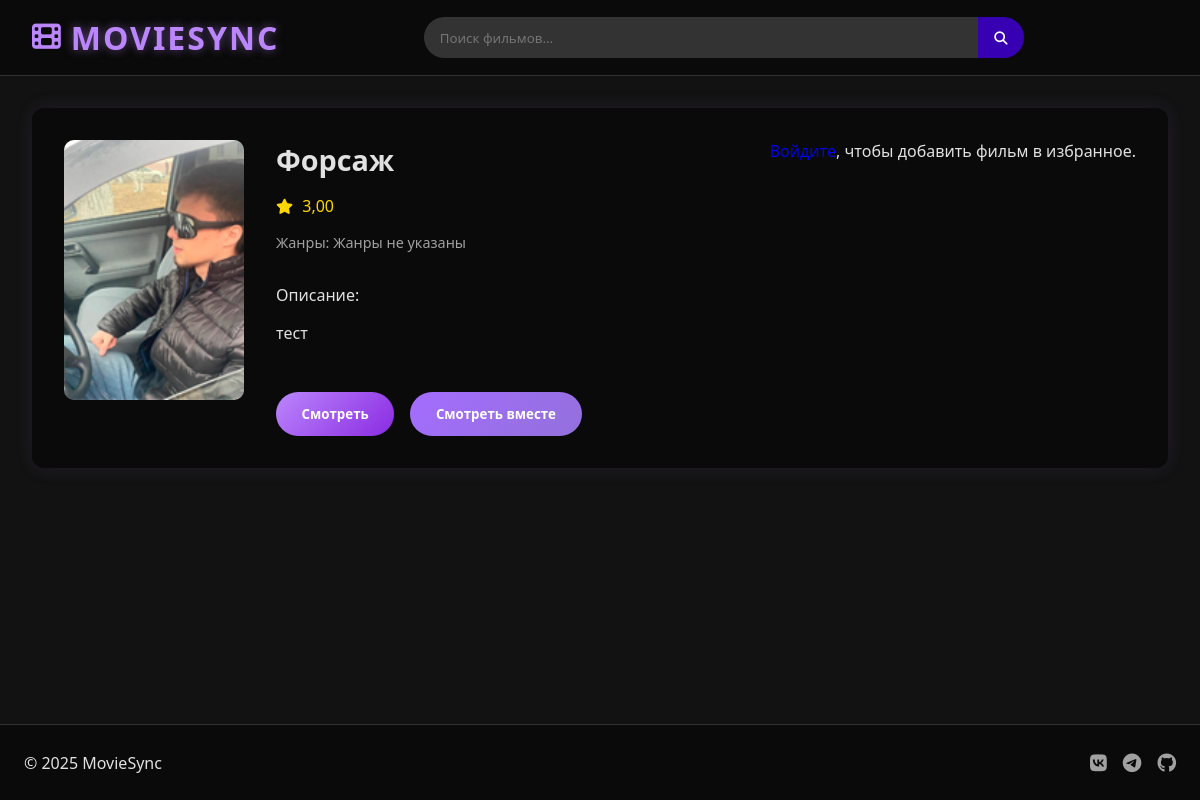
The page /4 on the database as committed earlier.
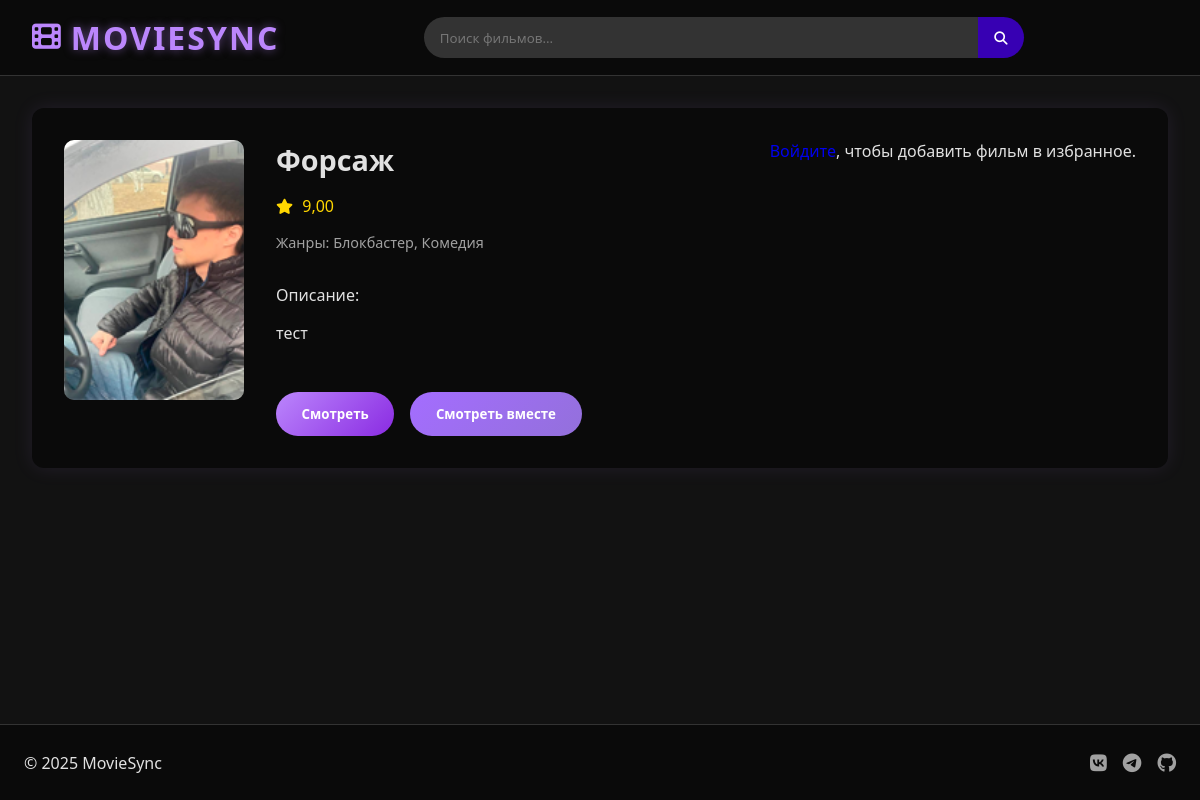
The same page on the database as committed later.
### main/models.py (models this page shows, shortened)
class Films(models.Model):
    title = models.CharField('Название фильма',max_length=150)
    description = models.CharField('Описание фильма', max_length=350)
    picture = models.ImageField(upload_to='')
    genres = models.ManyToManyField(Genre, related_name='films', blank=True)
    favorites = models.ManyToManyField(User, related_name='favorite_films', blank=True)
    rating = models.DecimalField(
        max_digits=4,
        decimal_places=2,
        null=True,
        blank=True,
        validators=[
            MinValueValidator(0.0),
            MaxValueValidator(10.0)
        ]
    )
    video_url = models.CharField('Ссылка на видео или файл', max_length=255, blank=True)
    class Meta:
        verbose_name = 'Фильм'
        verbose_name_plural = 'Фильмы'

class Genre(models.Model):
    name = models.CharField(max_length=50, unique=True)
    class Meta:
        verbose_name = 'Жанр'
        verbose_name_plural = 'Жанры'

### main/views.py (the view)
# urls.py: path('<int:pk>', views.FilsDetailView.as_view(), name='film_detail'),
class FilsDetailView(DetailView):
    model = Films
    template_name = 'main/FilmCard.html'
    context_object_name = 'film'

### main/templates/main/FilmCard.html (shortened to what this page needs)
{% load static %}
<!DOCTYPE html>
<html lang="ru">
<head>
    <link rel="stylesheet" href="../../static/main/css/movie.css">
    <link rel="stylesheet" href="../../static/main/css/CSSFileForMovie.css">
    <link rel="stylesheet" href="https://cdnjs.cloudflare.com/ajax/libs/font-awesome/6.4.0/css/all.min.css">
</head>
<body>
<header class="header">
    {% if user.is_authenticated %}
        <a href="{% url 'main_screen' %}" class="logo">
            <i class="fas fa-film"></i>
            <span class="logo-text">MOVIESYNC</span>
        </a>
        {% else %}
        <a href="{% url 'main_screen_no_auth' %}" class="logo">
            <i class="fas fa-film"></i>
            <span class="logo-text">MOVIESYNC</span>
        </a>
    {% endif %}
    <div class="search-bar">
        <input type="text" placeholder="Поиск фильмов..." id="searchInput">
        <button id="searchButton"><i class="fas fa-search"></i></button>
    </div>
</header>
<main class="content">
    <div class="movie-card">
        <div class="movie-poster">
            <img src="{{ film.picture.url }}" alt="Картинка">
        </div>
        <div class="movie-details">
            <h2 class="movie-title">{{ film.title }}</h2>
            <p class="movie-rating" style="color: gold">
                <i class="fas fa-star"></i> {{ film.rating }}
            </p>
            <p class="movie-tags">
                Жанры:
                {% for genre in film.genres.all %}
                    {{ genre.name }}{% if not forloop.last %}, {% endif %}
                    {% empty %}
                    Жанры не указаны
                {% endfor %}
            </p>
            <p class="movie-description">
            <p>Описание:</p>
            {{ film.description }}
            </p>
            <div class="movie-buttons">
                <button class="btn-watch" id="watch-btn">Смотреть</button>
                <button class="btn-watch-together">Смотреть вместе</button>
            </div>
        </div>
        {% if user.is_authenticated %}
            {% if film in user.favorite_films.all %}
                <form action="{% url 'remove_from_favorites' film.id %}" method="post">
                    {% csrf_token %}
                    <button type="submit" class="btn-watch"
                            style="background: linear-gradient(135deg, #FFD700, #FFA500);">Удалить из избранного
                    </button>
                </form>
            {% else %}
                <form action="{% url 'add_to_favorites' film.id %}" method="post">
                    {% csrf_token %}
                    <button type="submit" class="btn-watch"
                            style="background: linear-gradient(135deg, #FFD700, #FFA500);">Добавить в избранное
                    </button>
                </form>
            {% endif %}
        {% else %}
            <p><a href="{% url 'accounts:login' %}">Войдите</a>, чтобы добавить фильм в избранное.</p>
        {% endif %}
    </div>
</main>
<footer class="footer">
    <div class="footer-content">
        <p>© 2025 MovieSync</p>
        <div class="social-links">
            <a href="#"><i class="fab fa-vk"></i></a>
            <a href="#"><i class="fab fa-telegram"></i></a>
            <a href="https://github.com/S-SwarB-B/MovieSync"><i class="fab fa-github"></i></a>
        </div>
    </div>
</footer>
</body>
</html>

Rows that differ between the two databases and show on the page:
changed Films "Форсаж": rating "3,00" → "9,00"
added Genre: name "Блокбастер"
added Genre: name "Комедия"
Other text that changed with them:
text no longer shown: "Жанры не указаны"
